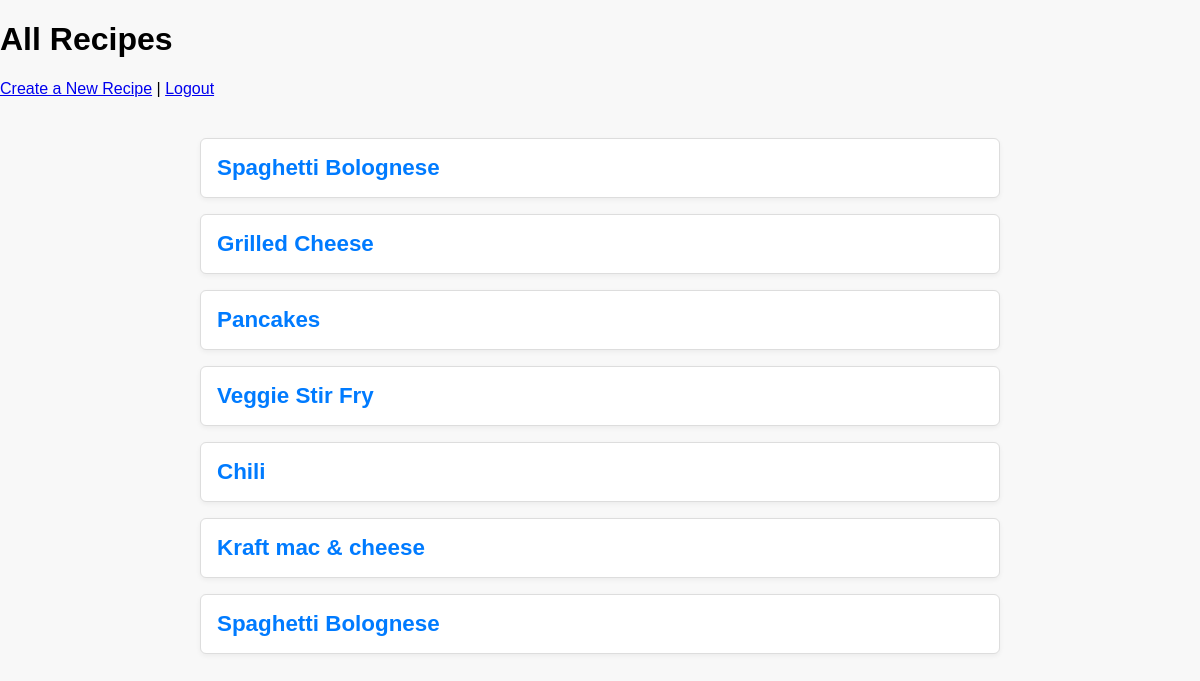
Page / (signed in) on the earlier database version.
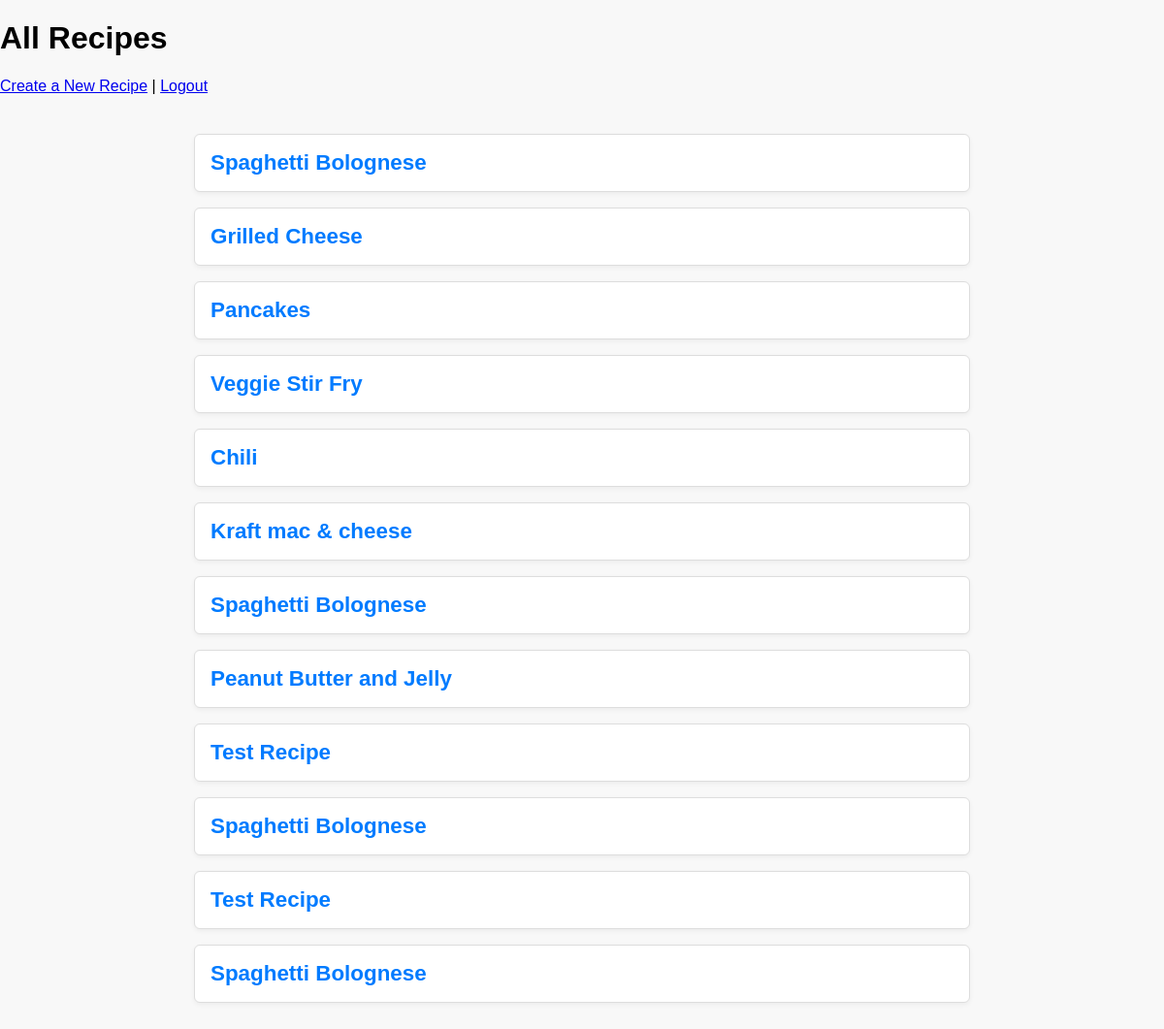
Same page on the later database version.
### tables this page shows
CREATE TABLE recipes (
            id INTEGER PRIMARY KEY AUTOINCREMENT,
            title TEXT NOT NULL,
            ingredients TEXT,
            steps TEXT,
            notes TEXT,
            tags TEXT,
            user_id INTEGER,
            forked_from INTEGER,
            FOREIGN KEY(user_id) REFERENCES users(id),
            FOREIGN KEY(forked_from) REFERENCES recipes(id)
        );

### gitgrub.py (the view)
@app.route("/")
def home():
    user_id = request.cookies.get('YourSessionCookie')
    if user_id:
        user = get_user(user_id)
        if user:
            conn = sqlite3.connect(DB_PATH)
            conn.row_factory = sqlite3.Row
            cursor = conn.cursor()
            cursor.execute("SELECT * FROM recipes")
            recipes = cursor.fetchall()
            conn.close()
            return render_template('recipe_list.html', user=user, recipes=recipes)
    return redirect(url_for('login'))

### seed.py (called while the page is built)
def get_user(user_id):
    conn = sqlite3.connect(DB_PATH)
    cursor = conn.cursor()
    cursor.execute("SELECT id FROM users WHERE id = ?", (user_id))
    user = cursor.fetchone()
    conn.close()
    if user:
        return {
            "id": user[0]
        }
    else:
        return None

### templates/recipe_list.html (shortened to what this page needs)
<!DOCTYPE html>
<html>
<head>
    <link rel="stylesheet" href="{{ url_for('static', filename='style.css') }}">
</head>
<body>
    <h1>All Recipes</h1>
    <a href="{{ url_for('create_recipe') }}">Create a New Recipe</a> |
    <a href="{{ url_for('logout') }}">Logout</a>
   <div class="recipe-list">
  {% for recipe in recipes %}
    <div class="recipe-card">
      <h3><a href="{{ url_for('view_recipe', recipe_id=recipe['id']) }}">{{ recipe['title'] }}</a></h3>
    </div>
  {% endfor %}
</div>
</body>
</html>

Differences in the rows shown:
added recipes: title "Peanut Butter and Jelly"
added recipes: title "Test Recipe"
added recipes: title "Spaghetti Bolognese"
added recipes: title "Test Recipe"
added recipes: title "Spaghetti Bolognese"
